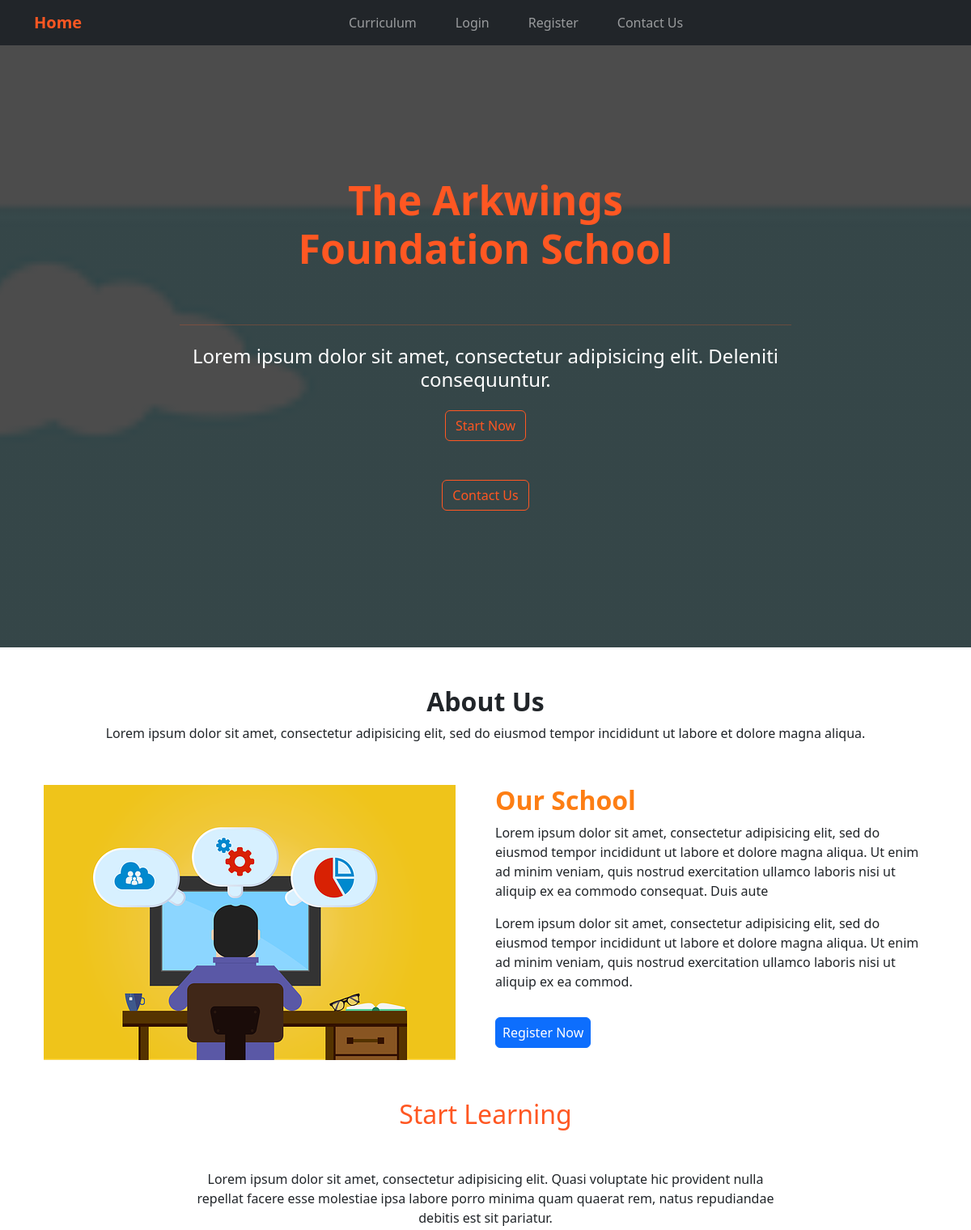
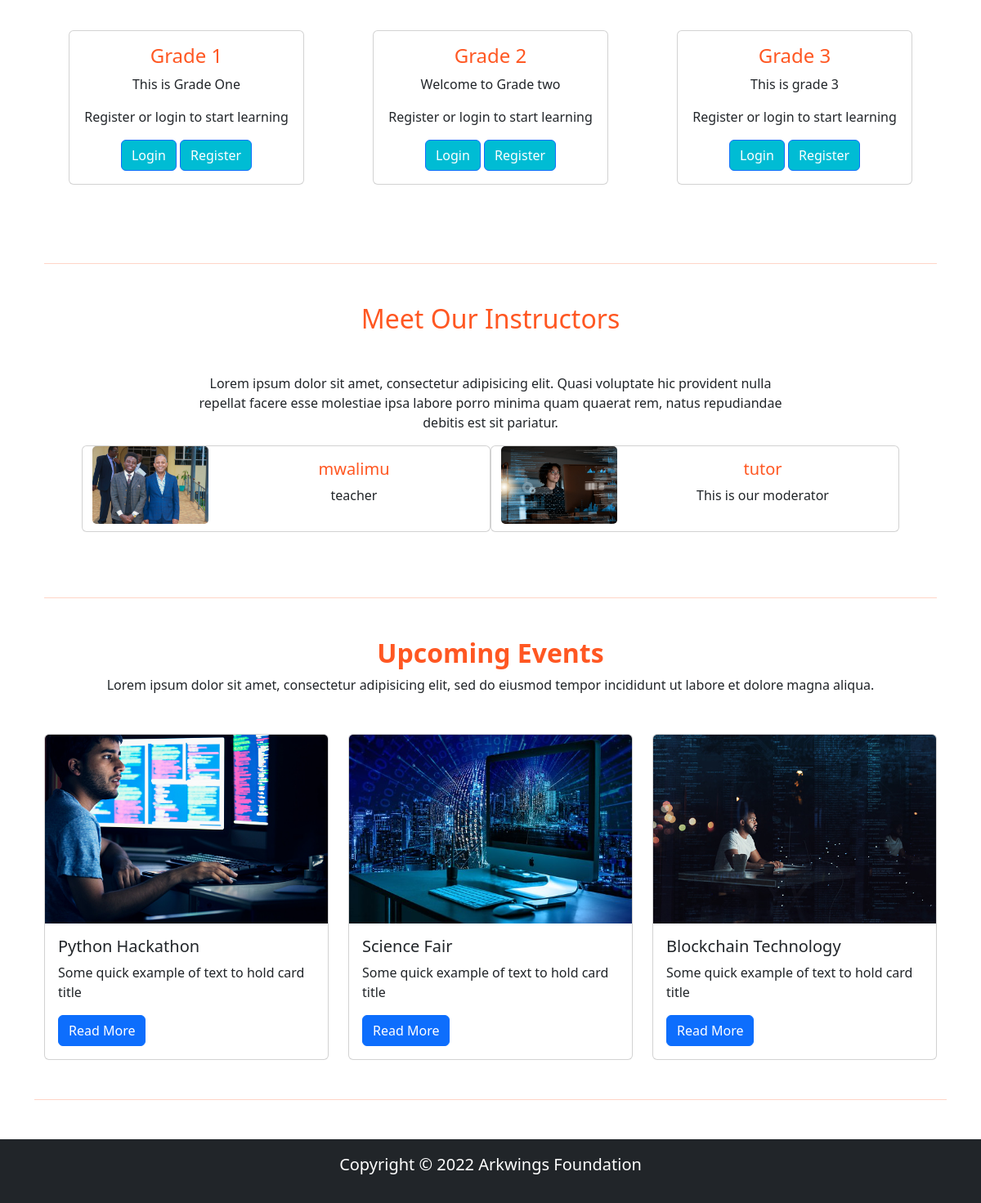
The page / on the database its author committed (2 pictures, top to bottom).
### curriculum/models.py (models this page shows, shortened)
class Standard(models.Model):
    name = models.CharField(max_length=100, unique=True)
    slug = models.SlugField(null=True, blank=True)
    description = models.TextField(max_length=500,blank=True)

### app_users/models.py (models this page shows, shortened)
class UserProfileInfo(models.Model):
    user = models.OneToOneField(User, on_delete=models.CASCADE)
    bio = models.CharField(max_length=500)
    profile_pic = models.ImageField(upload_to=path_and_rename, verbose_name="Profile Picture", blank=True)
    teacher = 'teacher'
    student = 'student'
    parent = 'parent'
    user_types = [
        (teacher, 'teacher'),
        (student, 'student'),
        (parent, 'parent'),
    ]
    user_type = models.CharField(max_length=10, choices=user_types, default=student)

### app_users/views.py (the view)
# urls.py: path('',views.HomeView.as_view(),name='index'),
class HomeView(TemplateView):
    template_name = 'app_users/index.html'
    def get_context_data(self, **kwargs):
        context = super().get_context_data(**kwargs)
        standards = Standard.objects.all()
        teachers = UserProfileInfo.objects.filter(user_type='teacher')
        context['standards'] = standards
        context['teachers'] = teachers
        return context

### app_users/templates/app_users/index.html (shortened to what this page needs)
{% extends 'base.html'  %}
{% load static %}
{% block image_block%}
<header>
          <div id="intro" class="container-fluid d-flex align-items-center justify-content-center h-100">
            <div class="row d-flex justify-content-center text-center">
              <div class="col-md-10 text-white">
                <h2 class="display-4 font-weight-bold fw-bold white-text  p-5 mb-2" style="color:#ff5722;" > The Arkwings Foundation School </h2>
                <hr style="color:#ff5722;">
                <h4 class="white-text my-4">Lorem ipsum dolor sit amet, consectetur adipisicing elit.
                          Deleniti
                          consequuntur.</h4>
                <a href="{% url 'curriculum:standard_list' %}"> <button type="button" class="btn" style="color:#ff5722;border-color:#ff5722;"> Start Now</button> </a>
                <div class="row d-flex mt-5 justify-content-center text-center">
                  <div class="col">
                    <a href="contact"> <button type="button" class="btn" style="color:#ff5722;border-color:#ff5722;">Contact Us</button> </a>
                  </div>
                </div>
              </div>
            </div>
          </div>
</header>
{%endblock%}
{% block content %}
<main id="about">
  <div class="about mt-5 mb-5">
    <div class="container">
      <h2 class="h2-responsive fw-bold text-center my-2">
        About Us
      </h2>
      <p class="text-center w-responsive mx-auto mb-1">
        Lorem ipsum dolor sit amet, consectetur adipisicing elit, sed do eiusmod
        tempor incididunt ut labore et dolore magna aliqua.
      </p>
      <div class="row pt-5">
        <div class="col-md-6 align-items-stretch">
          <img class="img-fluid" src="media\Images\Subject_Pictures\developer-3461405__340.webp" alt="">
        </div>
        <div class="col-md-6">
          <h2 class="h2-responsive section-heading fw-bold text-start">Our School</h2>
          <p class="lh-base">Lorem ipsum dolor sit amet, consectetur adipisicing elit, sed do eiusmod
          tempor incididunt ut labore et dolore magna aliqua. Ut enim ad minim veniam,
          quis nostrud exercitation ullamco laboris nisi ut aliquip ex ea commodo
          consequat. Duis aute </p>
          <p class="lh-base">Lorem ipsum dolor sit amet, consectetur adipisicing elit, sed do eiusmod
          tempor incididunt ut labore et dolore magna aliqua. Ut enim ad minim veniam,
          quis nostrud exercitation ullamco laboris nisi ut aliquip ex ea commod.</p>
          <a href="{% url 'register' %}" class="btn btn-primary px-2 pl-2 mt-3">Register Now</a>
        </div>
      </div>
    </div>
  </div>
</main>
<main class="mt-5">
  <div class="container">
    <section class="text-center">
                  <h2 class="mb-5 font-weight-bold" style="color:#ff5722;">Start Learning</h2>
                  <div class="row d-flex justify-content-center mb-4">
                    <div class="col-md-8">
                      <p class="grey-text">Lorem ipsum dolor sit amet, consectetur adipisicing elit. Quasi voluptate
                                        hic
                                        provident nulla repellat
                                        facere esse molestiae ipsa labore porro minima quam quaerat rem, natus repudiandae debitis
                                        est
                                        sit pariatur.</p>
                    </div>
                  </div>
                  <div class="row">
                          {% for standard in standards %}
                          <div class="col-md-4 d-flex mb-5 justify-content-center">
                            <div class="card text-center" style="width: 18rem;">
                              <div class="card-body">
                                <h4 class="card-title" style="color:#ff5722;">{{standard.name}}</h4>
                                <p class="card-text">{{standard.description|truncatechars:75}}</p>
                                {% if user.is_authenticated %}
                                <a href="{% url 'curriculum:subject_list' slug=standard.slug %}" class="btn btn-primary" style="background-color:#00bcd4;">Start Learning</a>
                                {%else%}
                                <p>Register or login to start learning</p>
                                <a href="{% url 'user_login' %}" class="btn btn-primary" style="background-color:#00bcd4;">Login</a>
                                <a href="{% url 'register' %}" class="btn btn-primary" style="background-color:#00bcd4;">Register</a>
                                {%endif%}
                              </div>
                            </div>
                          </div>
                          {% endfor %}
                  </div>
    </section>
    <hr class="my-5" style="color:#ff5722;">
    <section class="text-center">
      <h2 class="mb-5 font-weight-bold" style="color:#ff5722;">Meet Our Instructors</h2>
      <div class="row d-flex justify-content-center mb-4">
          <div class="col-md-8">
            <p class="grey-text">Lorem ipsum dolor sit amet, consectetur adipisicing elit. Quasi voluptate
                              hic
                              provident nulla repellat
                              facere esse molestiae ipsa labore porro minima quam quaerat rem, natus repudiandae debitis
                              est
                              sit pariatur.</p>
          </div>
          <div class="row d-flex justify-content-center mb-3">
          {% for teacher in teachers %}
          <div class="card mb-3 mr-5 ml-3" style="max-width: 500px;">
            <div class="row no-gutters">
                      <div class="col-md-4">
                        <img src="{{teacher.profile_pic.url|default_if_none:'#'}}" class="card-img" alt="No image found">
                      </div>
                      <div class="col-md-8">
                        <div class="card-body">
                          <h5 class="card-title" style="color:#ff5722;">{{teacher.user.username}}</h5>
                          <p class="card-text">{{teacher.bio|truncatechars:75}}</p>
                        </div>
                      </div>
            </div>
            </div>
          {% endfor %}
          </div>
      </div>
    </section>
    <hr class="my-5" style="color:#ff5722;">
  </div>
<main id="course" class="course">
  <div class="container">
    <h2 class="h2-responsive fw-bold text-center my-2" style="color:#ff5722;">
        Upcoming Events
    </h2>
    <p class="text-center w-responsive mx-auto mb-1">
    Lorem ipsum dolor sit amet, consectetur adipisicing elit, sed do eiusmod
    tempor incididunt ut labore et dolore magna aliqua.</p>
    <div class="row mt-5">
      <div class="col-md-4">
        <div class="card box">
          <img src="media\Images\Subject_Pictures\istockphoto-689291632-170667a.jpg" class="card-img-top" alt="...">
          <div class="card-body">
            <h5 class="card-title">Python Hackathon</h5>
            <p class="card-text">Some quick example of text to hold card title</p>
            <a href="{% url 'user_login' %}" class="btn btn-primary">Read More</a>
          </div>
        </div>
      </div>
      <div class="col-md-4">
        <div class="card box">
          <img src="media\Images\Subject_Pictures\manhattan-3866140__340.jpg" class="card-img-top" alt="...">
          <div class="card-body">
            <h5 class="card-title">Science Fair</h5>
            <p class="card-text">Some quick example of text to hold card title</p>
            <a href="{% url 'user_login' %}" class="btn btn-primary">Read More</a>
          </div>
        </div>
      </div>
      <div class="col-md-4">
        <div class="card box">
          <img src="media\Images\Subject_Pictures\istockphoto-1055056612-170667a.jpg" class="card-img-top" alt="...">
          <div class="card-body">
            <h5 class="card-title">Blockchain Technology</h5>
            <p class="card-text">Some quick example of text to hold card title</p>
            <a href="{% url 'user_login' %}" class="btn btn-primary">Read More</a>
          </div>
        </div>
      </div>
    </div>
  </div>
</main>
  <hr class="my-5" style="color:#ff5722;">
</main>
{%endblock%}

### templates/base.html (shortened to what this page needs)
<!DOCTYPE html>
<html lang="en">
<head>
    {% load static %}
    <link rel="stylesheet" href="{% static '/bootstrap_css/css/bootstrap.min.css' %}">
    <link rel="stylesheet" href="{% static '/css/master_css.css' %}">
</head>
<body>
      <nav class="navbar navbar-expand-lg navbar-dark bg-dark fixed-top scrolling-navbar">
        <div class="container" >
              <a class="navbar-brand fw-bold" href="{% url 'index' %}" style="color:#ff5722;" >Home</a>
              <div class="collapse navbar-collapse" id="basicExampleNav" >
                <ul class=" navbar-nav  m-auto mb-2 mb-lg-0 smooth-scroll " >
                        <li class="nav-item mx-3">
                           <a class="nav-link" href="{% url 'curriculum:standard_list' %}">Curriculum</a>
                        </li>
                        {% if user.is_authenticated %}
                            <li class="nav-item mx-3">
                             <a class="nav-link" href="{% url 'user_logout' %}">Logout</a>
                            </li>
                        {% else %}
                            <li class="nav-item mx-3 ">
                                <a class="nav-link" href="{% url 'user_login' %}">Login</a>
                            </li>
                            <li class="nav-item mx-3 " >
                               <a class="nav-link" href="{% url 'register' %}">Register</span> </a>
                            </li>
                        {% endif %}
                        <li class="nav-item mx-3">
                           <a class="nav-link" href="{% url 'contact' %}">Contact Us</a>
                        </li>
                </ul>
              </div>
        </div>
      </nav>
  {% block image_block %}
  {% endblock %}
    <div class="container">
    {%block content%}
    {%endblock%}
    </div>
    <footer class="p-3 bg-dark text-white text-center position-relative">
		<div class="container">
			<p class="lead">Copyright &copy; 2022 Arkwings Foundation</p>
			<a href="#" class="position-absolute bottom-0 end-0 p-5">
			</a>
		</div>
	</footer>
</body>
</html>

### static/css/master_css.css (style rules this page uses)
html, body, header, #intro { height: 100%; }
#intro { background:linear-gradient(rgba(0, 0, 0, 0.7), rgba(0, 0, 0, 0.7)), url("school-design-1727586__340.webp")no-repeat center center fixed; -webkit-background-size: cover; -moz-background-size: cover; -o-background-size: cover; background-size: cover; }
#intro h2 { color: #fff; font-size: 50px; width: 80%; margin: 0px auto 20px auto; }
.navbar-expand-lg { background-color: #b2ebf2; }
.text-white { color: white; }
hr { border-color: inherit; }
.section-heading { color: var(--bs-orange); }

### rows shown on the page
Standard: name "Grade 1", description "This is Grade One"
Standard: name "Grade 2", description "Welcome to Grade two"
Standard: name "Grade 3", description "This is grade 3"
UserProfileInfo: profile_pic (picture), user.username "mwalimu", bio "teacher"
UserProfileInfo: profile_pic (picture), user.username "tutor", bio "This is our moderator"
